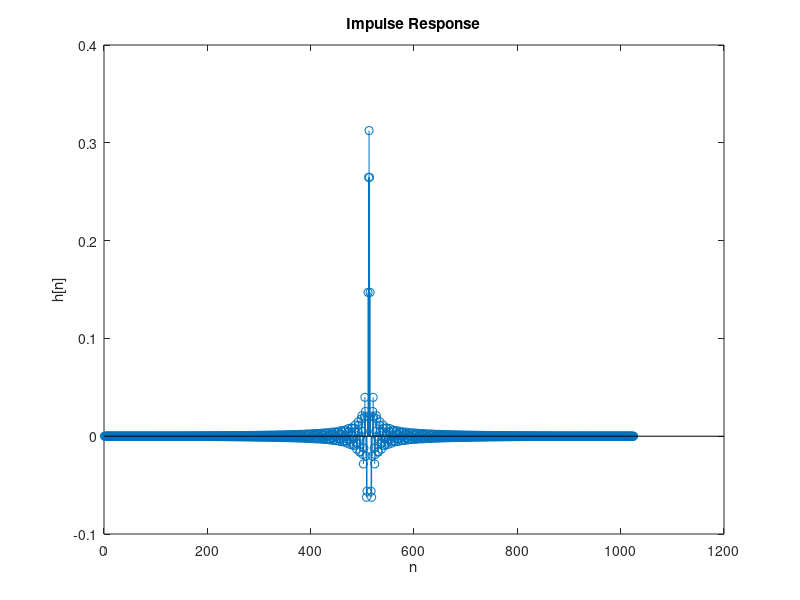
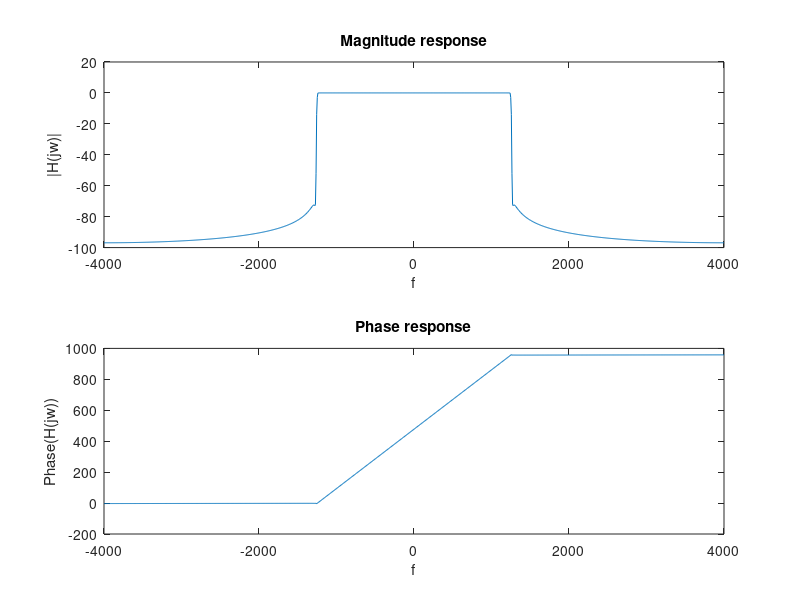

Recreate these plots in MATLAB, in order.
close all, clear all;
fs = 8000;
ws = 1500*2*pi/fs;
wp = 1000*2*pi/fs;
wc = 0.5*(wp+ws);
n = [0:1024];
h = (wc/pi).*sin(wc.*(n-512))./(wc.*(n-512));
h(513) = wc/pi;
w = 0.54-0.46*cos(2*pi.*n/1024);%hamming window
h = h.*w;
figure, stem(h),title('Impulse Response');
xlabel('n'),ylabel('h[n]');
f = fs/1000;
f = f.*[-500:500];
figure, subplot(211), plot(f,20.*log10(abs(fftshift(fft(h,1001)))));
title('Magnitude response');
xlabel('f'),ylabel('|H(jw)|');
subplot(212), plot(f,unwrap(angle(fftshift(fft(h,1001)))));
title('Phase response');
xlabel('f'),ylabel('Phase(H(jw))');
%fvtool(h)